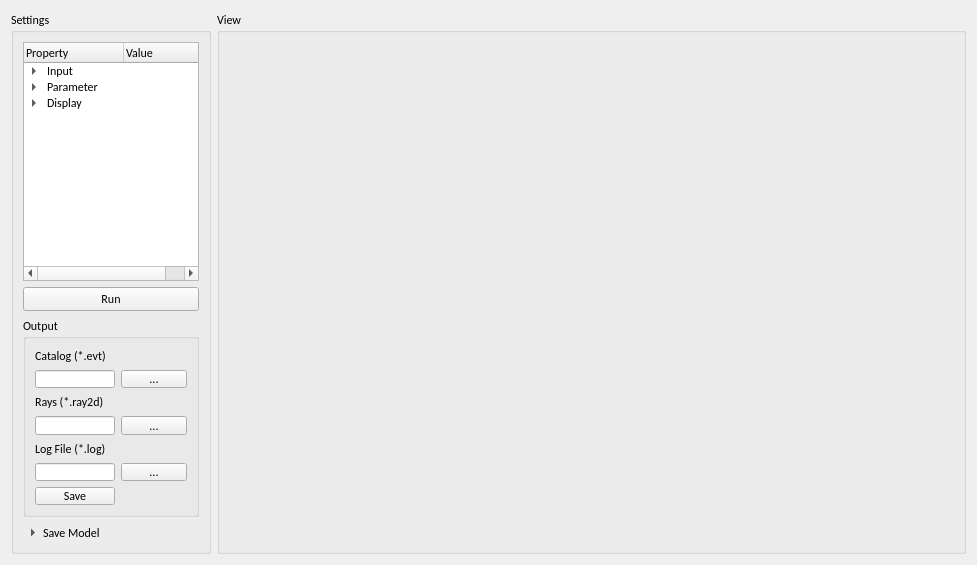
<?xml version="1.0" encoding="UTF-8"?>
<ui version="4.0">
 <class>Form</class>
 <widget class="QWidget" name="Form">
  <property name="geometry">
   <rect>
    <x>0</x>
    <y>0</y>
    <width>977</width>
    <height>565</height>
   </rect>
  </property>
  <property name="font">
   <font>
    <family>Calibri</family>
   </font>
  </property>
  <property name="windowTitle">
   <string>Form</string>
  </property>
  <layout class="QHBoxLayout" name="horizontalLayout">
   <item>
    <widget class="QGroupBox" name="settings_gb">
     <property name="sizePolicy">
      <sizepolicy hsizetype="Fixed" vsizetype="Preferred">
       <horstretch>0</horstretch>
       <verstretch>0</verstretch>
      </sizepolicy>
     </property>
     <property name="minimumSize">
      <size>
       <width>200</width>
       <height>0</height>
      </size>
     </property>
     <property name="maximumSize">
      <size>
       <width>200</width>
       <height>16777215</height>
      </size>
     </property>
     <property name="font">
      <font>
       <family>Calibri</family>
      </font>
     </property>
     <property name="title">
      <string>Settings</string>
     </property>
     <layout class="QVBoxLayout" name="verticalLayout_2">
      <item>
       <widget class="QTreeWidget" name="model_tree">
        <property name="editTriggers">
         <set>QAbstractItemView::NoEditTriggers</set>
        </property>
        <attribute name="headerMinimumSectionSize">
         <number>50</number>
        </attribute>
        <column>
         <property name="text">
          <string>Property</string>
         </property>
        </column>
        <column>
         <property name="text">
          <string>Value</string>
         </property>
        </column>
        <item>
         <property name="text">
          <string>Input</string>
         </property>
         <item>
          <property name="text">
           <string>Source</string>
          </property>
         </item>
         <item>
          <property name="text">
           <string>Station</string>
          </property>
         </item>
         <item>
          <property name="text">
           <string>Velocity</string>
          </property>
         </item>
        </item>
        <item>
         <property name="text">
          <string>Parameter</string>
         </property>
         <item>
          <property name="text">
           <string>N. Ray Iteration</string>
          </property>
         </item>
         <item>
          <property name="text">
           <string>N. Ray Segments</string>
          </property>
         </item>
         <item>
          <property name="text">
           <string>N. Ray Resolution</string>
          </property>
         </item>
        </item>
        <item>
         <property name="text">
          <string>Display</string>
         </property>
         <item>
          <property name="text">
           <string>Grid Resolution</string>
          </property>
         </item>
         <item>
          <property name="text">
           <string>Ray Paths</string>
          </property>
         </item>
         <item>
          <property name="text">
           <string>Velocity</string>
          </property>
         </item>
        </item>
       </widget>
      </item>
      <item>
       <widget class="QPushButton" name="pushButton">
        <property name="text">
         <string>Run</string>
        </property>
       </widget>
      </item>
      <item>
       <widget class="QGroupBox" name="save_gb">
        <property name="maximumSize">
         <size>
          <width>16777215</width>
          <height>200</height>
         </size>
        </property>
        <property name="title">
         <string>Output</string>
        </property>
        <layout class="QFormLayout" name="formLayout">
         <item row="1" column="0">
          <widget class="QLineEdit" name="lineSource"/>
         </item>
         <item row="3" column="0">
          <widget class="QLineEdit" name="lineStat"/>
         </item>
         <item row="5" column="0">
          <widget class="QLineEdit" name="lineVel2d"/>
         </item>
         <item row="0" column="0">
          <widget class="QLabel" name="label">
           <property name="text">
            <string>Catalog (*.evt)</string>
           </property>
          </widget>
         </item>
         <item row="2" column="0">
          <widget class="QLabel" name="label_2">
           <property name="text">
            <string>Rays (*.ray2d)</string>
           </property>
          </widget>
         </item>
         <item row="4" column="0">
          <widget class="QLabel" name="label_3">
           <property name="text">
            <string>Log File (*.log)</string>
           </property>
          </widget>
         </item>
         <item row="6" column="0">
          <widget class="QPushButton" name="buttonSave">
           <property name="text">
            <string>Save</string>
           </property>
          </widget>
         </item>
         <item row="5" column="1">
          <widget class="QPushButton" name="buttonVel">
           <property name="text">
            <string>...</string>
           </property>
          </widget>
         </item>
         <item row="3" column="1">
          <widget class="QPushButton" name="buttonStat">
           <property name="text">
            <string>...</string>
           </property>
          </widget>
         </item>
         <item row="1" column="1">
          <widget class="QPushButton" name="buttonSource">
           <property name="text">
            <string>...</string>
           </property>
          </widget>
         </item>
        </layout>
       </widget>
      </item>
      <item>
       <widget class="QToolButton" name="save_expandbutton">
        <property name="font">
         <font>
          <family>Calibri</family>
         </font>
        </property>
        <property name="cursor">
         <cursorShape>PointingHandCursor</cursorShape>
        </property>
        <property name="styleSheet">
         <string notr="true">QToolButton { border: none; }</string>
        </property>
        <property name="text">
         <string>Save Model</string>
        </property>
        <property name="toolButtonStyle">
         <enum>Qt::ToolButtonTextBesideIcon</enum>
        </property>
        <property name="arrowType">
         <enum>Qt::RightArrow</enum>
        </property>
       </widget>
      </item>
     </layout>
    </widget>
   </item>
   <item>
    <widget class="QGroupBox" name="view_gb">
     <property name="sizePolicy">
      <sizepolicy hsizetype="Preferred" vsizetype="Preferred">
       <horstretch>0</horstretch>
       <verstretch>0</verstretch>
      </sizepolicy>
     </property>
     <property name="font">
      <font>
       <family>Calibri</family>
      </font>
     </property>
     <property name="title">
      <string>View</string>
     </property>
     <layout class="QVBoxLayout" name="layoutViewGroupBox"/>
    </widget>
   </item>
  </layout>
 </widget>
 <resources/>
 <connections/>
</ui>
